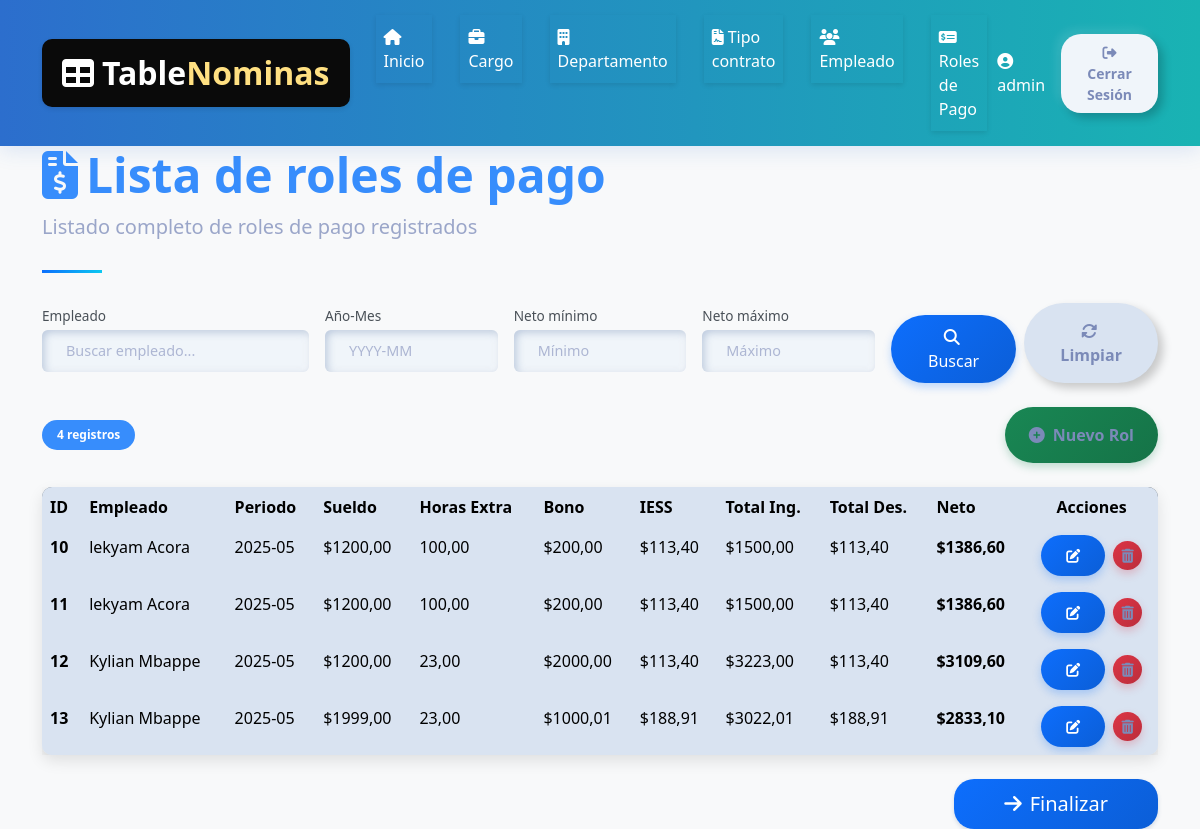
Page /nomina/rol_list/ (signed in) on the committed database.
### core/models.py (models this page shows, shortened)
class Rol(models.Model):
    empleado = models.ForeignKey('Empleado', on_delete=models.CASCADE)
    aniomes = models.DateField()
    sueldo = models.DecimalField(max_digits=10, decimal_places=2)
    horas_extras = models.DecimalField(max_digits=10, decimal_places=2)
    bono = models.DecimalField(max_digits=10, decimal_places=2)
    tot_ing = models.DecimalField(max_digits=10, decimal_places=2, blank=True, null=True)
    iess = models.DecimalField(max_digits=10, decimal_places=2, blank=True, null=True)
    tot_des = models.DecimalField(max_digits=10, decimal_places=2, blank=True, null=True)
    neto = models.DecimalField(max_digits=10, decimal_places=2, blank=True, null=True)

class Empleado(models.Model):
    SEXO_CHOICES = [
        ('M', 'Masculino'),
        ('F', 'Femenino'),
    ]
    nombres = models.CharField(max_length=100)
    cedula = models.CharField(max_length=20, unique=True)
    direccion = models.TextField()
    sexo = models.CharField(max_length=1, choices=SEXO_CHOICES)
    sueldo = models.DecimalField(max_digits=10, decimal_places=2)
    cargo = models.ForeignKey(Cargo, on_delete=models.CASCADE)
    departamento = models.ForeignKey(Departamento, on_delete=models.CASCADE)
    tipo_contrato = models.ForeignKey(TipoContrato, on_delete=models.CASCADE)

### core/views.py (the view)
# urls.py: path('rol_list/', rol_list, name='rol_list'),  # URL para la vista home
@login_required
def rol_list(request):
    query_empleado = request.GET.get('empleado', '')
    query_aniomes = request.GET.get('aniomes', '')
    query_neto_min = request.GET.get('neto_min', '')
    query_neto_max = request.GET.get('neto_max', '')
    roles_list = Rol.objects.all().order_by('-aniomes', 'empleado__nombres')
    if query_empleado:
        roles_list = roles_list.filter(empleado__nombres__icontains=query_empleado)
    if query_aniomes:
        roles_list = roles_list.filter(aniomes__contains=query_aniomes)
    if query_neto_min:
        roles_list = roles_list.filter(neto__gte=float(query_neto_min))
    if query_neto_max:
        roles_list = roles_list.filter(neto__lte=float(query_neto_max))
    paginator = Paginator(roles_list, 10)
    page_number = request.GET.get('page')
    roles = paginator.get_page(page_number)
    context = {
        'roles': roles,
        'title': 'Listado de roles de pago',
        'query_empleado': query_empleado,
        'query_aniomes': query_aniomes,
        'query_neto_min': query_neto_min,
        'query_neto_max': query_neto_max,
        'empleados': Empleado.objects.all().order_by('nombres')  # Para autocompletar
    }
    return render(request, 'rol/list.html', context)

### template/rol/list.html (shortened to what this page needs)
{% extends "home.html" %}
{% block content %}
<div class="container">
    <header class="page-header">
        <h1 class="display-5 fw-bold text-primary">
            <i class="fas fa-file-invoice-dollar me-2"></i>Lista de roles de pago
        </h1>
        <p class="lead text-muted">Listado completo de roles de pago registrados</p>
    </header>
    <form method="GET" class="mb-4 filter-form">
        <div class="row g-3">
            <div class="col-md-3">
                <label for="empleado" class="form-label">Empleado</label>
                <input type="text" class="form-control" id="empleado" name="empleado"
                       value="{{ request.GET.empleado }}" placeholder="Buscar empleado..." list="empleadosList">
            </div>
            <div class="col-md-2">
                <label for="aniomes" class="form-label">Año-Mes</label>
                <input type="text" class="form-control" id="aniomes" name="aniomes"
                       value="{{ request.GET.aniomes }}" placeholder="YYYY-MM">
            </div>
            <div class="col-md-2">
                <label for="neto_min" class="form-label">Neto mínimo</label>
                <input type="number" step="0.01" class="form-control" id="neto_min" name="neto_min"
                       value="{{ request.GET.neto_min }}" placeholder="Mínimo">
            </div>
            <div class="col-md-2">
                <label for="neto_max" class="form-label">Neto máximo</label>
                <input type="number" step="0.01" class="form-control" id="neto_max" name="neto_max"
                       value="{{ request.GET.neto_max }}" placeholder="Máximo">
            </div>
            <div class="col-md-3 d-flex align-items-end">
                <button type="submit" class="btn btn-primary me-2">
                    <i class="fas fa-search me-1"></i> Buscar
                </button>
                <a href="{% url 'core:rol_list' %}" class="btn btn-outline-secondary">
                    <i class="fas fa-sync-alt me-1"></i> Limpiar
                </a>
            </div>
        </div>
    </form>
    <div class="d-flex justify-content-between mb-4">
        <div class="d-flex align-items-center">
            <span class="badge bg-primary rounded-pill me-2">
                {{ roles.paginator.count }} registros
            </span>
        </div>
        <a class="btn btn-success" href="{% url 'core:rol_create' %}">
            <i class="fas fa-plus-circle me-2"></i>Nuevo Rol
        </a>
    </div>
    <div class="card mb-4">
        <div class="card-body p-0">
            <div class="table-responsive">
                <table class="table table-hover mb-0">
                    <thead>
                        <tr>
                            <th scope="col">ID</th>
                            <th scope="col">Empleado</th>
                            <th scope="col">Periodo</th>
                            <th scope="col">Sueldo</th>
                            <th scope="col">Horas Extra</th>
                            <th scope="col">Bono</th>
                            <th scope="col">IESS</th>
                            <th scope="col">Total Ing.</th>
                            <th scope="col">Total Des.</th>
                            <th scope="col">Neto</th>
                            <th scope="col" class="text-center">Acciones</th>
                        </tr>
                    </thead>
                    <tbody>
                        {% for rol in roles %}
                        <tr>
                            <th scope="row">{{ rol.id }}</th>
                            <td>{{ rol.empleado.nombres }}</td>
                            <td>{{ rol.aniomes|date:"Y-m" }}</td>
                            <td>${{ rol.sueldo|floatformat:2 }}</td>
                            <td>{{ rol.horas_extras|floatformat:2 }}</td>
                            <td>${{ rol.bono|floatformat:2 }}</td>
                            <td>${{ rol.iess|floatformat:2 }}</td>
                            <td>${{ rol.tot_ing|floatformat:2 }}</td>
                            <td>${{ rol.tot_des|floatformat:2 }}</td>
                            <td><strong>${{ rol.neto|floatformat:2 }}</strong></td>
                            <td class="text-center">
                                <a href="{% url 'core:rol_update' rol.id %}" class="btn btn-sm btn-primary me-1" title="Editar">
                                    <i class="fas fa-edit"></i>
                                </a>
                                <a href="{% url 'core:rol_delete' rol.id %}" class="btn btn-sm btn-danger" title="Eliminar">
                                    <i class="fas fa-trash-alt"></i>
                                </a>
                            </td>
                        </tr>
                        {% empty %}
                        <tr>
                            <td colspan="11" class="text-center text-muted py-4">
                                No se encontraron roles con los criterios actuales
                            </td>
                        </tr>
                        {% endfor %}
                    </tbody>
                </table>
            </div>
        </div>
    </div>
        <div class="d-flex justify-content-end mt-4">
            <a href="{% url 'core:home' %}" class="btn btn-primary btn-lg shadow-sm" style="border-radius: 20px; padding: 10px 50px;">
            <i class="fas fa-arrow-right me-2"></i>Finalizar
            </a>
        </div>
</div>
{% endblock %}

### template/home.html (shortened to what this page needs)
<!DOCTYPE html>
<html lang="es">
<head>
  {% load static %}
  <link href={% static 'css/bootstrap.min.css' %} rel="stylesheet">
  <link href="https://cdnjs.cloudflare.com/ajax/libs/font-awesome/6.4.0/css/all.min.css" rel="stylesheet">
</head>
<body>
  <nav class="navbar navbar-expand-lg navbar-dark" style="background: linear-gradient(90deg, #2c6ecd 0%, #19b3b3 100%); box-shadow: 0 4px 20px rgba(44,110,205,0.15);">
  <div class="container">
    <a class="navbar-brand d-flex align-items-center" href="#" style="font-size: 2rem; font-weight: 800;">
      <i class="fas fa-table me-2" style="color: #fff;"></i>
      <span style="color: #fff;">Table<span style="color: #ffe082;">Nominas</span></span>
    </a>
    <div class="collapse navbar-collapse" id="navbarNav">
      <ul class="navbar-nav mx-auto" style="gap: 0.5rem;">
        <li class="nav-item">
          <a class="nav-link {% if request.resolver_match.url_name == 'home' %}active{% endif %}" href="{% url 'home' %}" style="color: #fff;">
            <i class="fas fa-home me-1"></i>Inicio
          </a>
        </li>
        <li class="nav-item">
          <a class="nav-link {% if request.resolver_match.url_name == 'core:cargo_list' %}active{% endif %}" href="{% url 'core:cargo_list' %}" style="color: #fff;">
            <i class="fas fa-briefcase me-1"></i>Cargo
          </a>
        </li>
        <li class="nav-item">
          <a class="nav-link {% if request.resolver_match.url_name == 'core:departamento_list' %}active{% endif %}" href="{% url 'core:departamento_list' %}" style="color: #fff;">
            <i class="fas fa-building me-1"></i>Departamento
          </a>
        </li>
        <li class="nav-item">
          <a class="nav-link {% if request.resolver_match.url_name == 'core:tipoContrato_list' %}active{% endif %}" href="{% url 'core:tipoContrato_list' %}" style="color: #fff;">
            <i class="fas fa-file-contract me-1"></i>Tipo contrato
          </a>
        </li>
        <li class="nav-item">
          <a class="nav-link {% if request.resolver_match.url_name == 'core:empleado_list' %}active{% endif %}" href="{% url 'core:empleado_list' %}" style="color: #fff;">
            <i class="fas fa-users me-1"></i>Empleado
          </a>
        </li>
        <li class="nav-item">
          <a class="nav-link {% if request.resolver_match.url_name == 'core:rol_list' %}active{% endif %}" href="{% url 'core:rol_list' %}" style="color: #fff;">
            <i class="fas fa-money-check-alt me-1"></i>Roles de Pago
          </a>
        </li>
      </ul>
      <div class="d-flex align-items-center" style="gap: 0.5rem;">
        {% if user.is_authenticated %}
          <span class="text-white me-2" style="font-weight: 500;">
            <i class="fas fa-user-circle"></i> {{ user.username }}
          </span>
          <a href="{% url 'core:logout' %}" class="btn btn-outline-light btn-sm px-4 py-2" style="border-radius: 20px;">
            <i class="fas fa-sign-out-alt"></i> Cerrar Sesión
          </a>
        {% endif %}
      </div>
    </div>
  </div>
</nav>
  {% block content %}{% endblock content %}
</body>

### template/home.html (style rules this page uses)
:root { --primary-color: #2c6ecd; --secondary-color: #19b3b3; --accent-color: #f8f9fa; --dark-color: #212529; --text-color: #495057; }
body { font-family: 'Poppins', sans-serif; color: var(--text-color); overflow-x: hidden; }
.navbar { box-shadow: 0 2px 15px rgba(0, 0, 0, 0.1); padding: 15px 0; }
.navbar-brand { font-weight: 700; color: var(--primary-color); font-size: 1.5rem; background-color: rgb(10, 10, 10); padding: 10px 20px; border-radius: 10px; box-shadow: 0 2px 5px rgba(0, 0, 0, 0.1); }
.nav-link { font-weight: 500; color: var(--dark-color); margin: 0 10px; transition: all 0.3s ease; padding: 10px 15px; border-radius: 10px; background-color: var(--accent-color); box-shadow: 0 2px 5px rgba(0, 0, 0, 0.1); }
.btn-primary { background-color: var(--primary-color); border-color: var(--primary-color); padding: 10px 25px; border-radius: 50px; font-weight: 500; transition: all 0.3s ease; background-color: #215bee; color: white; }
.navbar-nav .nav-link { background: none !important; border-radius: 0 !important; color: #fff !important; font-weight: 500; transition: color 0.2s; }

### template/rol/list.html (style rules this page uses)
body { background-color: #f8f9fa; font-family: 'Segoe UI', Tahoma, Geneva, Verdana, sans-serif; }
.navbar { background: linear-gradient(135deg, #0d6efd, #0dcaf0); box-shadow: 0 4px 12px rgba(0,0,0,0.1); }
.card { border-radius: 10px; box-shadow: 0 6px 15px rgba(0,0,0,0.1); transition: transform 0.3s, box-shadow 0.3s; }
.btn-primary { background: linear-gradient(135deg, #0d6efd, #0b5ed7); border: none; box-shadow: 0 4px 8px rgba(13, 110, 253, 0.25); transition: all 0.3s; }
.btn-success { background: linear-gradient(135deg, #198754, #157347); border: none; box-shadow: 0 4px 8px rgba(25, 135, 84, 0.25); transition: all 0.3s; }
.btn-danger { background: linear-gradient(135deg, #dc3545, #bb2d3b); border: none; box-shadow: 0 4px 8px rgba(220, 53, 69, 0.25); transition: all 0.3s; }
.table { border-radius: 10px; overflow: hidden; box-shadow: 0 5px 15px rgba(0,0,0,0.08); }
.table thead { background: linear-gradient(135deg, #6c757d, #495057); color: white; }
.table tbody tr { transition: background-color 0.3s; }
.page-header { position: relative; margin-bottom: 30px; padding-bottom: 15px; }
.page-header:after { content: ''; position: absolute; bottom: 0; left: 0; width: 60px; height: 3px; background: linear-gradient(135deg, #0d6efd, #0dcaf0); }
.filter-form .form-control, .filter-form .form-select { height: calc(2.5rem + 2px); font-size: 0.9rem; }
.filter-form label { font-size: 0.85rem; font-weight: 500; margin-bottom: 0.25rem; }

### rows in the picture
Rol: id "10", empleado.nombres "lekyam Acora", aniomes "2025-05", sueldo "1200,00", horas_extras "100,00", bono "200,00", iess "113,40", tot_ing "1500,00", tot_des "113,40", neto "1386,60"
Rol: id "11", empleado.nombres "lekyam Acora", aniomes "2025-05", sueldo "1200,00", horas_extras "100,00", bono "200,00", iess "113,40", tot_ing "1500,00", tot_des "113,40", neto "1386,60"
Rol: id "12", empleado.nombres "Kylian Mbappe", aniomes "2025-05", sueldo "1200,00", horas_extras "23,00", bono "2000,00", iess "113,40", tot_ing "3223,00", tot_des "113,40", neto "3109,60"
Rol: id "13", empleado.nombres "Kylian Mbappe", aniomes "2025-05", sueldo "1999,00", horas_extras "23,00", bono "1000,01", iess "188,91", tot_ing "3022,01", tot_des "188,91", neto "2833,10"

### other values in the picture
{{ user.username }} "admin"
{{ roles.paginator.count }} "4"
